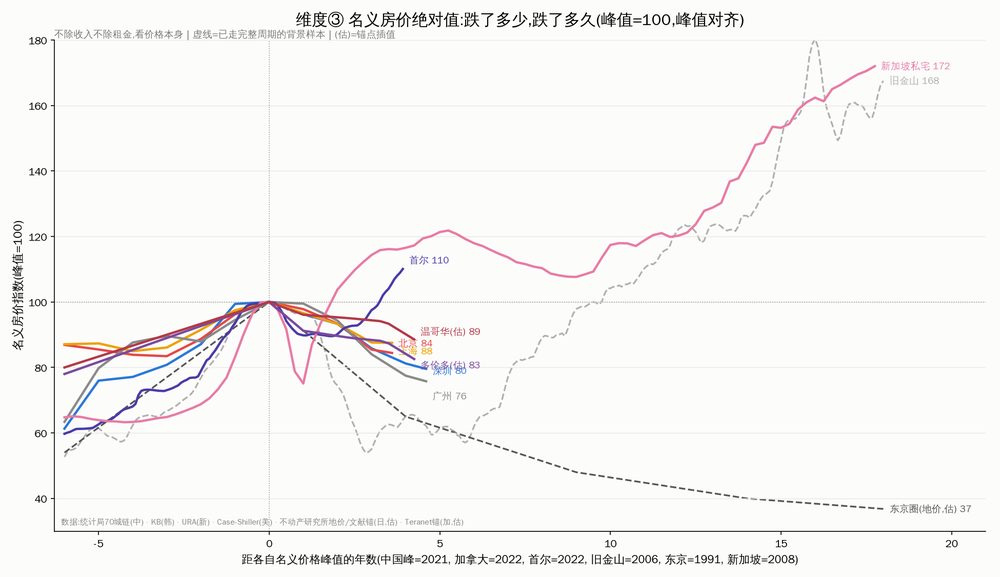
#> input picture 房价分析/output/abs_price_aligned.png, 1000 x 577 px, shrunk from 1950 x 1125 before the run
$ python build_pdf_report.py
#> lines starting #> are read from the running program, lines starting #| are printed output that depends on the picture
# -*- coding: utf-8 -*-
"""
房价分析三维度合订 PDF — 2026-07-25 云端会话
维度①收入比(PIR) ②售租比(P2R) ③名义绝对值
产出: output/房价三维度报告_2026-07.pdf (A4横版, matplotlib PdfPages, 图片内嵌)
"""
import matplotlib
matplotlib.use('Agg')
import matplotlib.pyplot as plt
import matplotlib.image as mpimg
from matplotlib.backends.backend_pdf import PdfPages

plt.rcParams['font.family'] = ['WenQuanYi Zen Hei']
plt.rcParams['axes.unicode_minus'] = False

A4L = (11.69, 8.27)
INK, MUT, ACC = '#1a1a1a', '#555', '#8a5a00'
BG = '#fcfcfb'

def text_page(pdf, title, blocks, footer=''):
#> called with title = '中国房价往哪走 — 三维度跨国对比报告 (2026-07)'
    fig = plt.figure(figsize=A4L); fig.patch.set_facecolor(BG)
    fig.text(0.07, 0.92, title, fontsize=21, fontweight='bold', color=INK)
    y = 0.84
    for head, body in blocks:
        if head:
            fig.text(0.07, y, head, fontsize=13, fontweight='bold', color=ACC); y -= 0.045
        for line in body:
            fig.text(0.09, y, line, fontsize=10.5, color=INK); y -= 0.036
        y -= 0.022
    if footer:
        fig.text(0.07, 0.05, footer, fontsize=8, color=MUT)
    pdf.savefig(fig, facecolor=BG); plt.close(fig)

def img_page(pdf, title, img_path, notes, footer=''):
    fig = plt.figure(figsize=A4L); fig.patch.set_facecolor(BG)
    fig.text(0.05, 0.94, title, fontsize=16, fontweight='bold', color=INK)
    ax = fig.add_axes([0.03, 0.17, 0.94, 0.74]); ax.axis('off')
    ax.imshow(mpimg.imread(img_path))
    y = 0.125
    for line in notes:
        fig.text(0.06, y, line, fontsize=9.5, color=INK); y -= 0.032
    if footer:
        fig.text(0.05, 0.03, footer, fontsize=8, color=MUT)
    pdf.savefig(fig, facecolor=BG); plt.close(fig)

def img2_page(pdf, title, items, footer=''):
    fig = plt.figure(figsize=A4L); fig.patch.set_facecolor(BG)
    fig.text(0.05, 0.94, title, fontsize=16, fontweight='bold', color=INK)
    for i, (path, cap) in enumerate(items):
        ax = fig.add_axes([0.04 + i * 0.48, 0.24, 0.45, 0.62]); ax.axis('off')
        ax.imshow(mpimg.imread(path))
        fig.text(0.06 + i * 0.48, 0.19, cap, fontsize=9.5, color=INK, fontweight='bold')
    if footer:
        fig.text(0.05, 0.03, footer, fontsize=8, color=MUT)
    pdf.savefig(fig, facecolor=BG); plt.close(fig)

FOOT = 'investment_yanda/房价分析 · as_of 2026-07 · 数据出处与方法见 east_asia_pir_report.html 与各脚本头注'

with PdfPages('output/房价三维度报告_2026-07.pdf') as pdf:
    # ---- P1 封面/总结论 ----
    text_page(pdf, '中国房价往哪走 — 三维度跨国对比报告 (2026-07)', [
        ('方法', ['以各经济体房价峰值为 T=0 对齐(中国2021 · 加拿大2022 · 首尔2022 · 台北2024 · 旧金山2006 · 新加坡2008 · 东京1991),',
                  '三个独立维度互相校验: ①房价收入比(PIR) ②售租比(房价/年租金) ③名义房价绝对值。']),
        ('维度① 收入比 — 还高', ['深圳PIR 38→24, 京沪 25/24→18/17: 挤了5年泡沫后仍高于所有东亚样本的历史峰值;',
                  '下跌斜率≈日本同期。最像的对手=日本(唯一同海拔), 轨迹最像的西方样本=加拿大(同代见顶,无V型)。']),
        ('维度② 售租比 — 修复更慢', ['深圳售租比峰95(租金回报1.1%)≈美国2006泡沫顶的3倍; PIR已修复-38%但售租比只-26%,',
                  '因为租金在同跌 → 租金企稳是比房价环比更硬的底部信号。']),
        ('维度③ 名义绝对值 — 跌幅尚浅, 时间尚短', ['统计局链: 深-20% 广-24% 京-16% 沪-13%(挂牌口径普遍更深); 对照: 日本地价-63%(跌14年),',
                  '旧金山-46%后反弹至163, 首尔已创新高(110), 加拿大仍在阴跌(83-89)。',
                  '苗头: 2026年6月四城环比首次同步转正(+0.1~+0.4), 待连续确认。']),
        ('合成结论', ['中国 = 台湾式缓降斜率 × 日本式时间长度 × 新加坡式收入消化; PIR磨到12-15倍还需5-8年。',
                  '拐点三信号(同时成立才算底): 一线二手成交量连续12个月放大 + PIR<15 + 租金企稳。']),
    ], FOOT)
    # ---- P2 维度③ 绝对值(新) ----
    img_page(pdf, '维度③ 名义房价绝对值: 跌了多少, 跌了多久',
             'output/abs_price_aligned.png',
             ['读法: 全世界的名义房价最终都涨回去了(首尔110/旧金山163/新加坡172) — 除了还在下跌的中国与加拿大, 和永远没涨回来的日本(37)。',
              '中国现值 76-88, T+5斜率未收敛; 日本剧本: 名义价连跌14年才见底。中国若走台湾/新加坡路线, 则名义价横住、靠收入追。'], FOOT)
    # ---- P3 维度① 总览 ----
    img_page(pdf, '维度① 收入比(PIR): 东亚全样本, 峰值对齐',
             'output/pir_east_asia_aligned.png',
             ['中国一线(实线)对齐后仍在所有样本上方; 东京圈虚线是唯一同海拔先例: 峰后14年到谷。',
              '一对一拆解见下两页(按相似度排序: 日#1 加#2 台#3 韩#4 新#5 美#6)。'], FOOT)
#> call 2 of img_page, with title = '维度① 收入比(PIR): 东亚全样本, 峰值对齐', img_path = 'output/pir_east_asia_aligned.png'
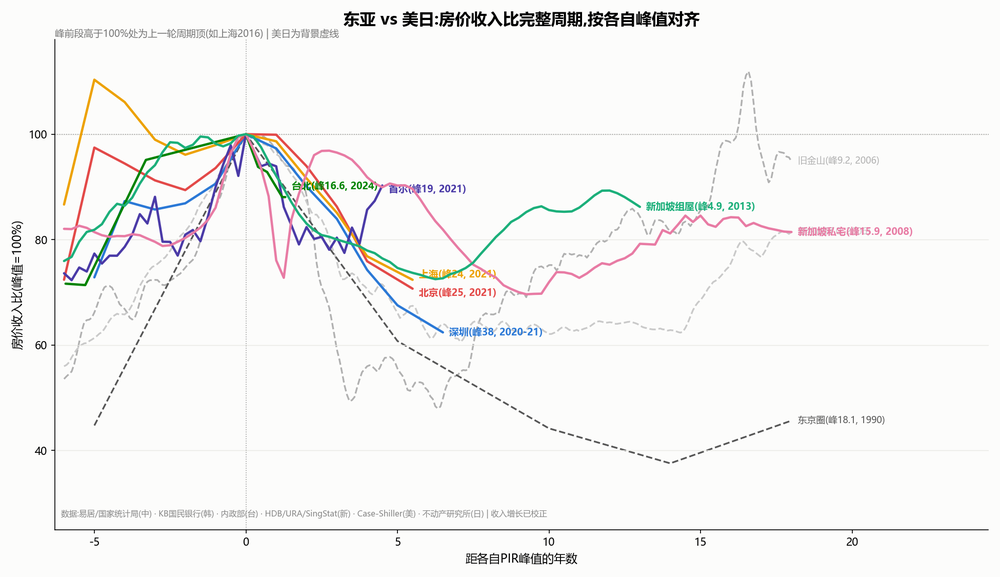
#> input picture 房价分析/output/pir_east_asia_aligned.png, 1000 x 577 px, shrunk from 1950 x 1125 before the run
    # ---- P4-P6 一对一 ----
    img2_page(pdf, '一对一 (1/3): #1 日本 · #2 加拿大',
              [('output/pir_cn_vs_jp.png', '#1 日本: 唯一同海拔; 教训是时间不是深度(14年)'),
               ('output/pir_cn_vs_ca.png', '#2 加拿大: 同代泡沫, 西方唯一没有V型(T+4仍-7%)')], FOOT)
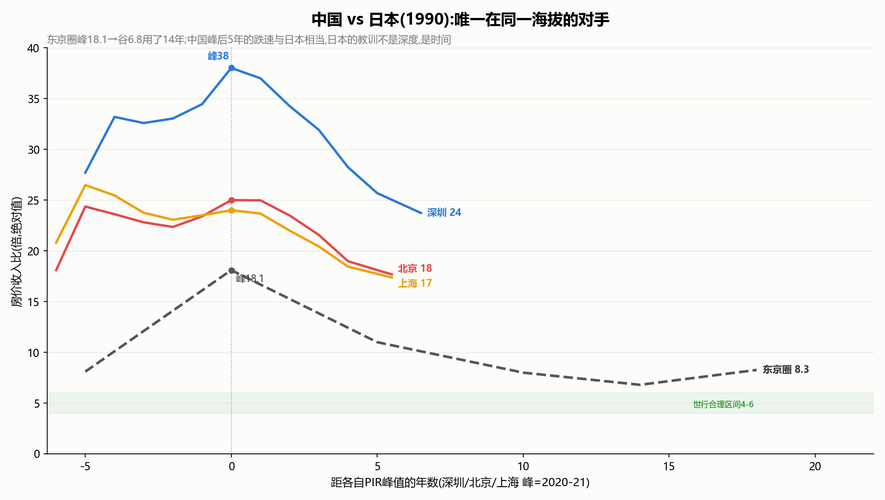
#> input picture 房价分析/output/pir_cn_vs_jp.png, 885 x 500 px, shrunk from 1725 x 975 before the run
#> pass 2 of the loop in img2_page, `for i, (path, cap) in enumerate(items):`:
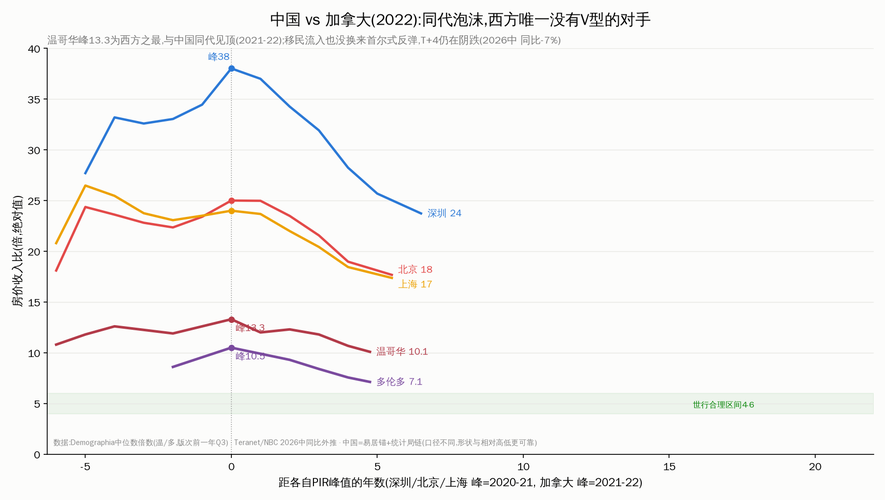
#> input picture 房价分析/output/pir_cn_vs_ca.png, 885 x 500 px, shrunk from 1725 x 975 before the run
#> in img2_page, `pdf.savefig(fig, facecolor=BG)`:
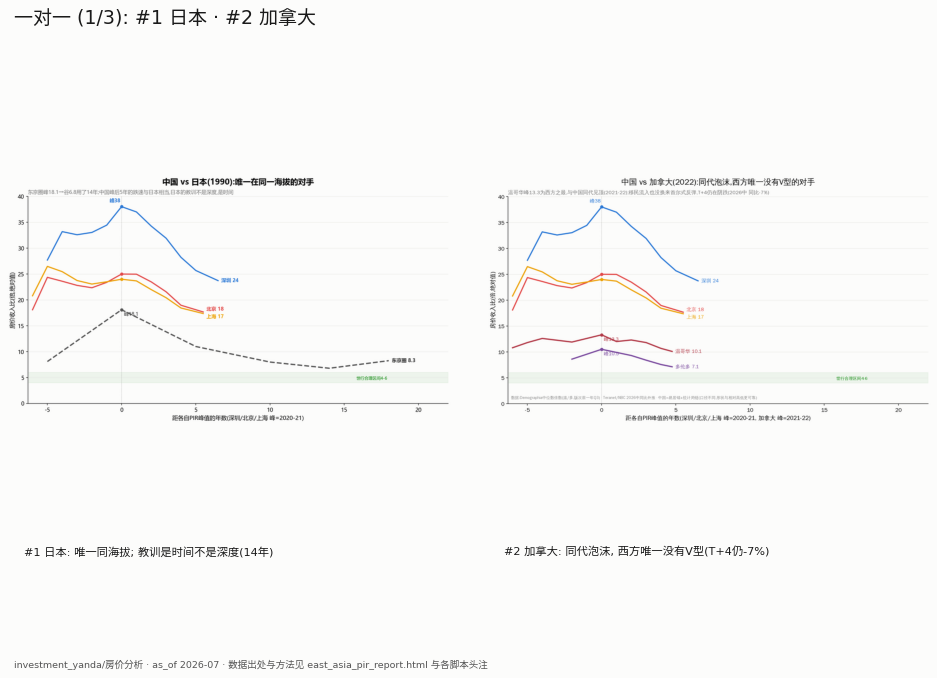
#> figure drawn by matplotlib, 2 panels
    img2_page(pdf, '一对一 (2/3): #3 台湾 · #4 韩国',
              [('output/pir_cn_vs_tw.png', '#3 台北: 软着陆模板, 但起点差一倍(16.6 vs 24-38)'),
               ('output/pir_cn_vs_kr.png', '#4 首尔: 供给短缺+人口流入的V型, 中国学不了')], FOOT)
#> call 2 of img2_page, with title = '一对一 (2/3): #3 台湾 · #4 韩国'
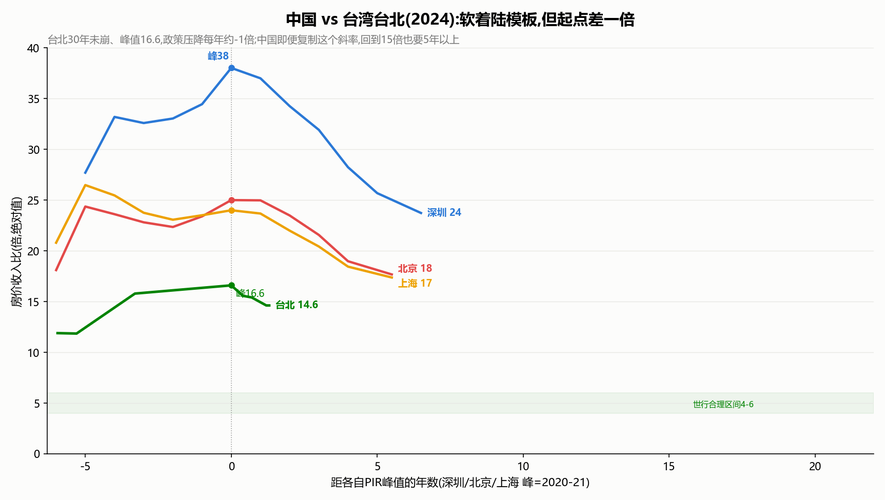
#> input picture 房价分析/output/pir_cn_vs_tw.png, 885 x 500 px, shrunk from 1725 x 975 before the run
#> pass 2 of the loop in img2_page, `for i, (path, cap) in enumerate(items):`:
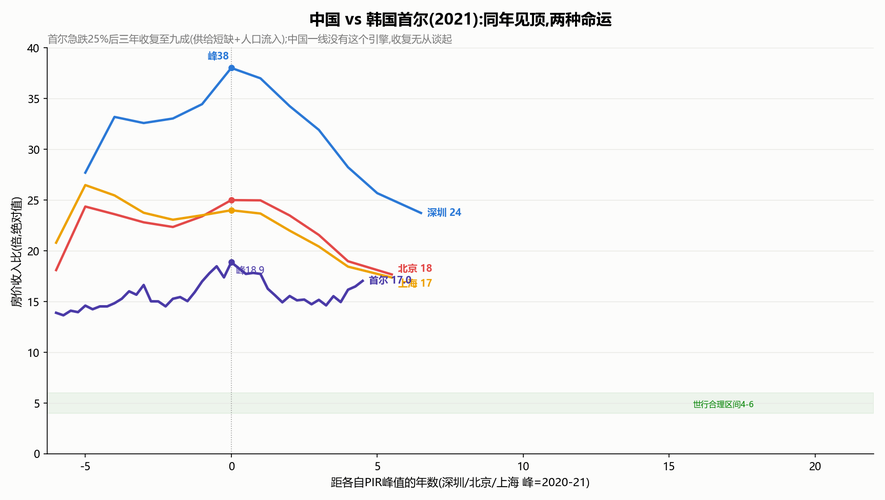
#> input picture 房价分析/output/pir_cn_vs_kr.png, 885 x 500 px, shrunk from 1725 x 975 before the run
    img2_page(pdf, '一对一 (3/3): #5 新加坡 · #6 美国',
              [('output/pir_cn_vs_sg.png', '#5 新加坡: 名义价新高+PIR下降=收入消化18年(愿景图)'),
               ('output/pir_cn_vs_us.png', '#6 美国: 海拔完全不同(峰9.2), 参考价值最低')], FOOT)
#> (the run stopped early here; a loop or call above may not have finished)
